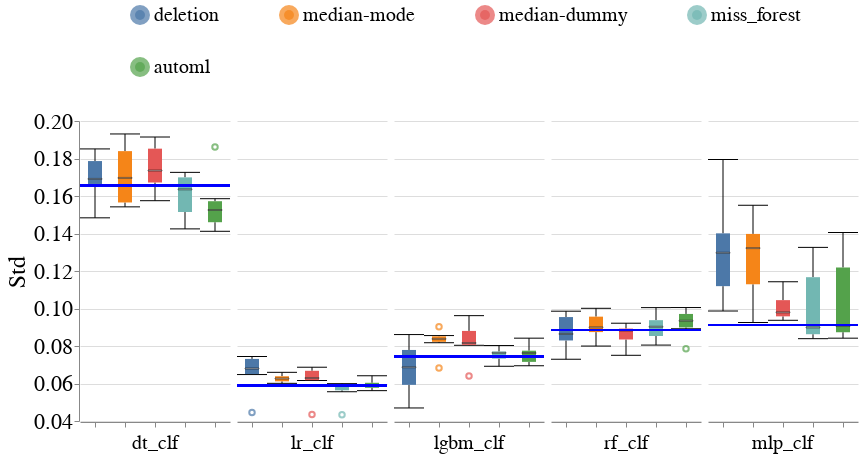

Notebook code for this chart:
### Code cell
create_box_plots_for_diff_imputers_and_models(dataset_name=DATASET_NAME,
                                              metric_name='std',
                                              db_client=db_client)

### Figure 1 — Vega-Lite specification as saved in the notebook (floating-point values rounded to 4 significant figures; data arrays with more than 128 entries replaced by an {"elided": "..."} marker saying what was removed)
{"config": {"view": {"continuousWidth": 400, "continuousHeight": 300, "stroke": null}, "axis": {"labelFontSize": 22, "labelFontWeight": "normal", "titleFontSize": 24, "titleFontWeight": "normal"}, "facet": {"spacing": 5}, "header": {"labelFontSize": 20, "labelOrient": "bottom", "labelPadding": 5, "titleFontSize": 24}, "legend": {"columns": 4, "direction": "horizontal", "labelFontSize": 20, "labelLimit": 400, "orient": "top", "symbolOffset": 50, "symbolStrokeWidth": 10, "titleAnchor": "middle", "titleFontSize": 22, "titleLimit": 300}, "title": {"fontSize": 24}}, "data": {"name": "data-366bc857d1bc9d3969632d326e4ba3be"}, "facet": {"column": {"field": "Model_Name", "sort": ["dt_clf", "lr_clf", "lgbm_clf", "rf_clf", "mlp_clf"], "title": null, "type": "nominal"}}, "spec": {"layer": [{"mark": {"type": "boxplot", "median": {"stroke": "black", "strokeWidth": 0.7}, "ticks": true}, "encoding": {"color": {"field": "Null_Imputer_Name", "sort": ["deletion", "median-mode", "median-dummy", "miss_forest", "k_means_clustering", "datawig", "automl", "boost_clean"], "title": null, "type": "nominal"}, "x": {"axis": {"labels": false}, "field": "Null_Imputer_Name", "sort": ["deletion", "median-mode", "median-dummy", "miss_forest", "k_means_clustering", "datawig", "automl", "boost_clean"], "title": null, "type": "nominal"}, "y": {"field": "Metric_Value", "scale": {"zero": false}, "title": "Std", "type": "quantitative"}}}, {"mark": "rule", "encoding": {"color": {"value": "blue"}, "size": {"value": 2}, "y": {"field": "Baseline_Median", "type": "quantitative"}}}], "width": 150}, "$schema": "https://vega.github.io/schema/vega-lite/v4.17.0.json", "datasets": {"data-366bc857d1bc9d3969632d326e4ba3be": {"elided": "150 records"}}}
